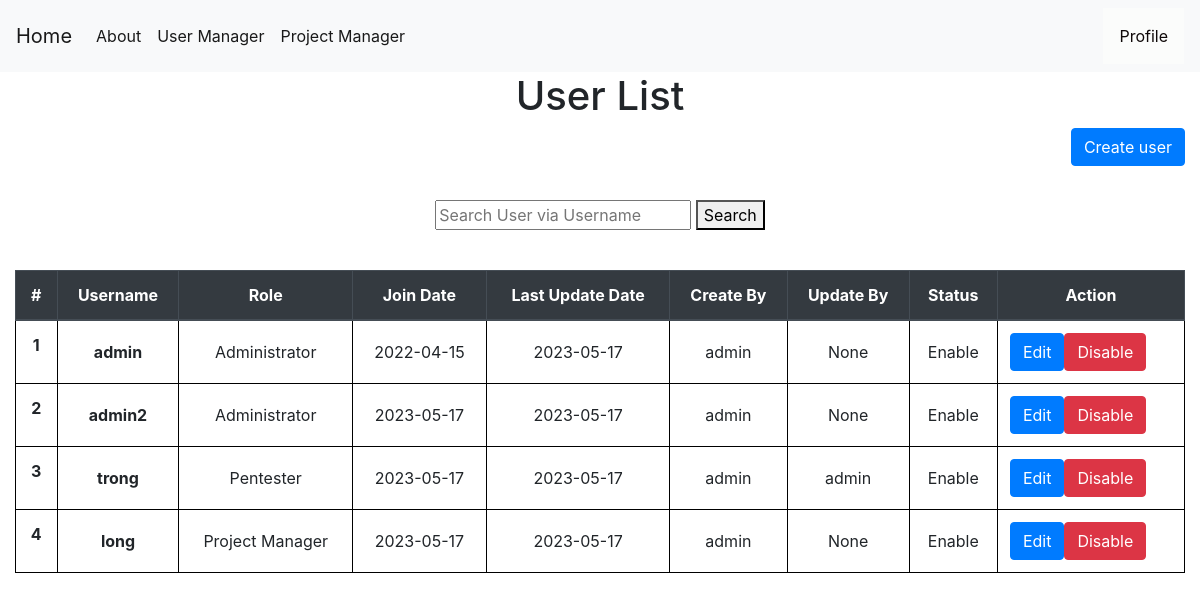
The app's page /enableaccount (signed in), older data.
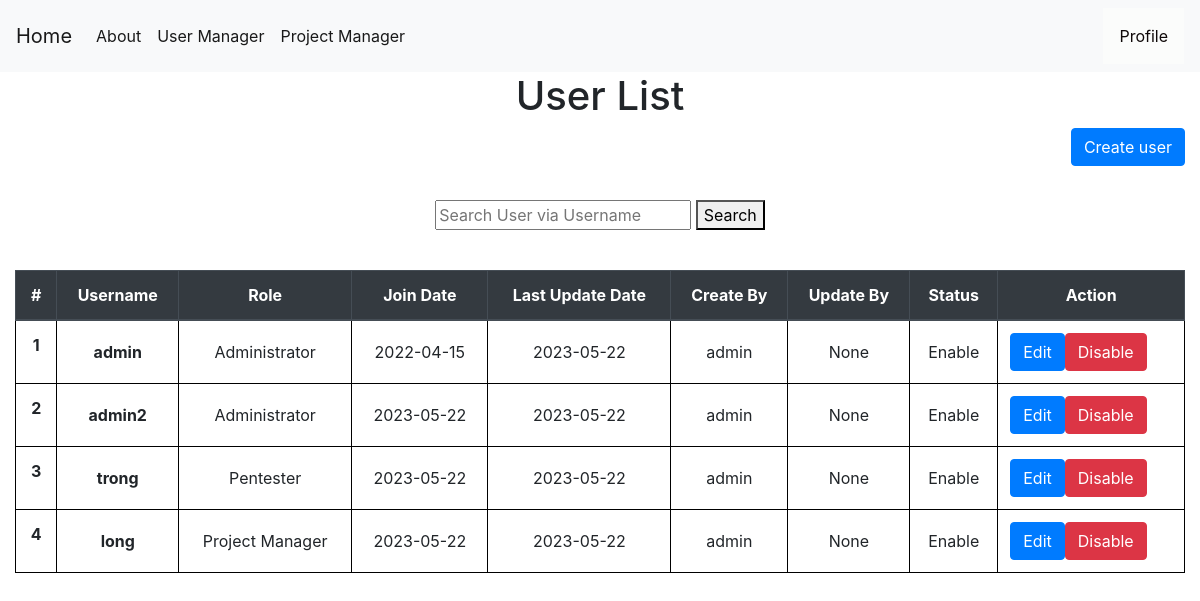
The same page, newer data.
### tables this page shows
CREATE TABLE users (
    userid INTEGER PRIMARY KEY AUTOINCREMENT,
    username TEXT NOT NULL,
    password TEXT NOT NULL,
    join_date date NOT NULL,
    update_date date,
    create_by TEXT NOT NULL,
    update_by TEXT,
    isactive INTEGER NOT NULL,
    role TEXT NOT NULL
);

### app.py (the view, shortened to what this page needs)
@app.route("/enableaccount", methods=('GET', 'POST'))
def enableaccount():
    currentuser = get_current_user()
    if currentuser["role"] != 'Administrator':
        return render_template('403.html',)
    msg = ''
    if session["userid"] == None:
        return redirect(url_for('login'))
    conn = get_db_connection()
    users = conn.execute('SELECT * FROM users').fetchall()
    conn.commit()
    conn.close()
    return render_template('show_user.html', users=users,msg=msg)
    return render_template('index.html')

### app.py (called while the page is built)
def get_db_connection():
    conn = sqlite3.connect('database.db')
    conn.row_factory = sqlite3.Row
    return conn

def get_current_user():
    userid = session["userid"]
    conn = get_db_connection()
    user = conn.execute('SELECT * FROM users WHERE userid = ?',(userid,)).fetchone()
    conn.commit()
    conn.close()
    return user

### templates/show_user.html (shortened to what this page needs)
{% extends 'base.html' %}
{% block content %}
    <center><h1>{% block title %}  User List  {% endblock %}</h1></center>
    <link rel= "stylesheet" type= "text/css" href= "{{ url_for('static',filename='css/showuser.css') }}">
    <a href="{{ url_for('add_user')}}" class="btn btn-primary" style="float: right;" role="button" aria-pressed="true">Create user</a>
  <center>
  <form action="{{ url_for('search_user') }}" method ="GET">
    <input name="username" type="username" placeholder="Search User via Username" />
    <button>Search</button>
  </form>
</center></br>
    <table class="table">
        <thead class="thead-dark" text-align="center">
          <tr>
            <th style="text-align: center"scope="col">#</th>
            <th style="text-align: center"scope="col">Username</th>
            <th style="text-align: center"scope="col">Role</th>
            <th style="text-align: center"scope="col">Join Date</th>
            <th style="text-align: center"scope="col">Last Update Date</th>
            <th style="text-align: center"scope="col">Create By</th>
            <th style="text-align: center"scope="col">Update By</th>
            <th style="text-align: center"scope="col">Status</th>
            <th style="text-align: center"scope="col">Action</th>
          </tr>
        </thead>
        <tbody>
        {% for user in users %}
          <tr>
            <th style="text-align: center"class="counterCell"></th>
            <th style="text-align: center"class="align-middle"  scope="row">{{ user.username }}</th>
            <td style="text-align: center"class="align-middle" >{{ user.role }}</td>
            <td style="text-align: center"class="align-middle" >{{ user.join_date }}</td>
            <td style="text-align: center"class="align-middle" >{{ user.update_date }}</td>
            <td style="text-align: center"class="align-middle" >{{ user.create_by }}</td>
            <td style="text-align: center"class="align-middle" >{{ user.update_by }}</td>
            {% if user.isactive == 1 %}
            <td style="text-align: center"class="align-middle">Enable</td>
            {%else%}
            <td style="text-align: center"class="align-middle">Disable</td>
            {% endif %}
            <td style="text-align: center"class="align-middle">
              <span style="float:left;">
              <a href="{{ url_for('edituser',id= user.userid) }} "class="btn btn-primary">Edit</a>
              </span>
              {% if user.isactive == 1 %}
              <span style="float:left;">
              <form action="{{ url_for('showuser') }}" method=post >
                  <button id="disable" type=submit class="btn btn-danger" >Disable</button>
              </form>
            </span>
            {% endif %}
            </td>
          </tr>
        {% endfor %}
        </tbody>
      </table>
{% endblock %}

Row changes from the older to the newer data that the page shows:
changed users (number 1 of 4 on the later page): update_date "2023-05-17" → "2023-05-22"
changed users "admin2": join_date "2023-05-17" → "2023-05-22"; update_date "2023-05-17" → "2023-05-22"
changed users "trong": join_date "2023-05-17" → "2023-05-22"; update_date "2023-05-17" → "2023-05-22"; update_by "admin" → "None"
changed users "long": join_date "2023-05-17" → "2023-05-22"; update_date "2023-05-17" → "2023-05-22"
